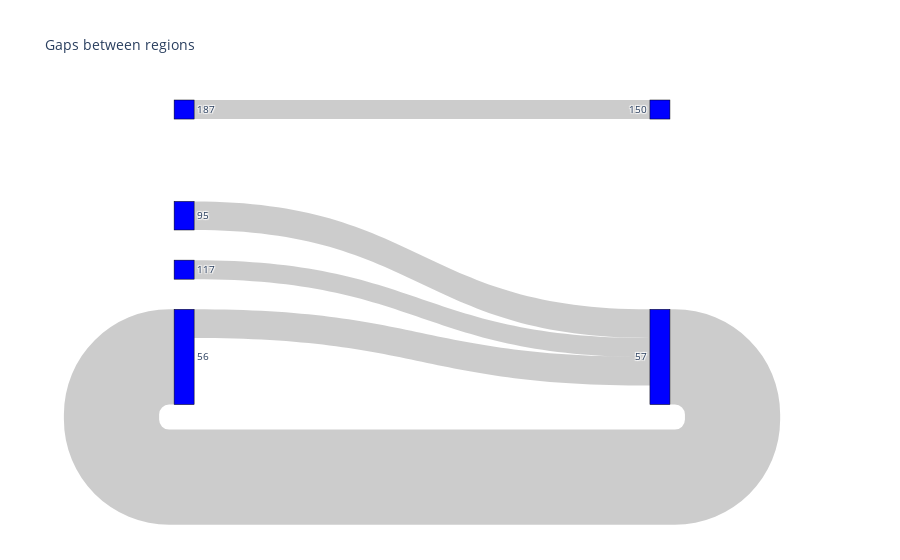

Notebook cell for this chart:
### Markdown cell above
# Sankey diagram

### Code cell
labels = pd.concat([gaps['region_origin'], gaps['region_destination']]).unique()
d = gaps.groupby(['region_origin', 'region_destination']).size()
d = d[d > 1]

idx_o = pd.Series(index=d.index, dtype=int)
idx_d = pd.Series(index=d.index, dtype=int)
for i, l in enumerate(labels):
    if l in idx_o.index.get_level_values(0):
        idx_o.loc[l] = i
    if l in idx_d.index.get_level_values(1):
        idx_d.loc[:,l] = i

fig = pgo.Figure(data=[pgo.Sankey(
    node = dict(
      pad = 15,
      thickness = 20,
      line = dict(color = "black", width = 0.5),
      label = list(labels),
      color = "blue"
    ),
    link = dict(
      source = list(idx_o.values),
      target = list(idx_d.values),
      value = list(d.values)
  ))])
fig.update_layout(title_text="Gaps between regions", font_size=10)
fig.show()

### Figure 1 — Plotly figure (JSON) as saved in the notebook; plotly's stock layout.template omitted (floating-point values rounded to 4 significant figures; data arrays with more than 128 entries replaced by an {"elided": "..."} marker saying what was removed)
{"data": [{"link": {"source": [56, 66, 88, 100, 125], "target": [66, 56, 66, 66, 124], "value": [3, 10, 3, 2, 2]}, "node": {"color": "blue", "label": {"elided": "179 int values"}, "line": {"color": "black", "width": 0.5}, "pad": 15, "thickness": 20}, "type": "sankey"}], "layout": {"font": {"size": 10}, "title": {"text": "Gaps between regions"}}}
